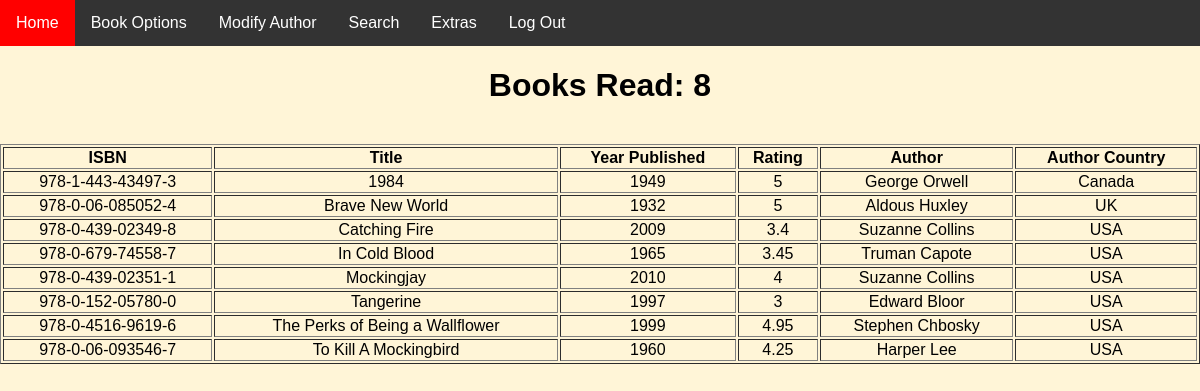
Page /informationPage (signed in) on the committed database.
### tables this page shows
CREATE TABLE Author (
    AuthorId INTEGER PRIMARY KEY AUTOINCREMENT,
    Country NVARCHAR(56) NOT NULL,
    FirstName NVARCHAR(24) NOT NULL,
    LastName NVARCHAR(24) NOT NULL
);

CREATE TABLE Book (
    ISBN NVARCHAR(17) PRIMARY KEY NOT NULL,
    Title NVARCHAR(255) NOT NULL,
    YearPublished INTEGER NOT NULL
);

CREATE TABLE Reads (
    Rating NUMERIC(3,2) NOT NULL,
    ISBN NVARCHAR(17) NOT NULL,
    UserId INTEGER NOT NULL,
    CONSTRAINT fk_Reads_Book FOREIGN KEY (ISBN) REFERENCES Book(ISBN),
    CONSTRAINT fk_Reads_Reader FOREIGN KEY (UserId) REFERENCES Reader(UserId)
);

### FlaskSQLiteProject/intro.py (the view)
@app.route('/informationPage')
def start():
    error = None
    results = None
    try:
        results = db.showBooks(person.getUserId())
    except:
        error = "No Books"
    try:
        data = db.getNumBooks(person.getUserId())
    except:
        data = 0
    return render_template('infoPage.html', error = error, results = results, data = data)

### FlaskSQLiteProject/database.py (called while the page is built)
    def showBooks(num):
        cur = conn.cursor()
        cur.execute('SELECT Book.ISBN, Title, YearPublished, Rating, FirstName, LastName, Country FROM Reads JOIN Book JOIN Writes JOIN Author ON Book.ISBN = Reads.ISBN AND Writes.ISBN = Book.ISBN AND Writes.AuthorId = Author.AuthorId WHERE UserId =:id ORDER BY Title ASC', {"id": num})
        data = cur.fetchall()
        return data

    def getNumBooks(Uid):
        cur = conn.cursor()
        cur.execute('SELECT count(*) FROM READS WHERE UserId =:id', {"id": Uid})
        data = cur.fetchall()
        for d in data:
            num = d[0]
        return num

### FlaskSQLiteProject/reader.py (called while the page is built)
    def getUserId(self):
        return self.userId

### FlaskSQLiteProject/templates/infoPage.html (shortened to what this page needs)
<html>
  <head>
    <link rel="stylesheet" href="{{ url_for('static', filename='css/style.css') }}">
  </head>
  <body style="background-color:#fff5d7;">
    <div class="navbar">
      <a href = "{{ url_for('start') }}">Home</a>
      <div class="dropdown">
    	<button class="dropbtn">Book Options
        </button>
      </div>
      <a href = "{{ url_for('modifyAuthor') }}">Modify Author</a>
      <div class="dropdown">
    	<button class="dropbtn">Search
        </button>
      </div>
        <div class="dropdown">
    	<button class="dropbtn">Extras
        </button>
      </div>
      <a href = "{{ url_for('logout') }}">Log Out</a>
    </div>
    <h1 style="text-align:center">Books Read: {{data}}</h1>
    {% if results %}
      <br>
      <table style="width:100%" border="1">
        <thead>
          <tr>
            <th>ISBN</th>
            <th>Title</th>
	    <th>Year Published</th>
	    <th>Rating</th>
            <th>Author </th>
	    <th>Author Country</th>
          </tr>
        </thead>
        {% for result in results%}
          <tr>
            <td style="text-align:center" >{{ result[0] }}</td>
            <td style="text-align:center" >{{ result[1] }}</td>
	    <td style="text-align:center" >{{ result[2] }}</td>
            <td style="text-align:center" >{{ result[3] }}</td>
	    <td style="text-align:center" >{{ result[4] + " " + result[5] }}</td>
	    <td style="text-align:center" >{{ result[6] }}</td>
          </tr>
        {% endfor %}
      </table>
    {% endif %}
  </body>
</html>

### FlaskSQLiteProject/static/css/style.css (style rules this page uses)
body { font-family: Arial, Helvetica, sans-serif; margin: 0; text-align: center; background-color:#fff5d7; }
.navbar { overflow: hidden; background-color: #333; }
.navbar a { float: left; font-size: 16px; color: white; text-align: center; padding: 14px 16px; text-decoration: none; }
.dropdown { float: left; overflow: hidden; }
.dropdown .dropbtn { font-size: 16px; border: none; outline: none; color: white; padding: 14px 16px; background-color: inherit; font-family: inherit; margin: 0; }

### rows in the picture
Author: ISBN "978-1-443-43497-3", Title "1984", YearPublished "1949", Rating "5", FirstName+LastName "George Orwell", Country "Canada"
Author: ISBN "978-0-06-085052-4", Title "Brave New World", YearPublished "1932", Rating "5", FirstName+LastName "Aldous Huxley", Country "UK"
Author: ISBN "978-0-439-02349-8", Title "Catching Fire", YearPublished "2009", Rating "3.4", FirstName+LastName "Suzanne Collins", Country "USA", ISBN "978-0-439-02351-1", Title "Mockingjay", YearPublished "2010", Rating "4"
Author: ISBN "978-0-679-74558-7", Title "In Cold Blood", YearPublished "1965", Rating "3.45", FirstName+LastName "Truman Capote", Country "USA"
Author: ISBN "978-0-152-05780-0", Title "Tangerine", YearPublished "1997", Rating "3", FirstName+LastName "Edward Bloor", Country "USA"
Author: ISBN "978-0-4516-9619-6", Title "The Perks of Being a Wallflower", YearPublished "1999", Rating "4.95", FirstName+LastName "Stephen Chbosky", Country "USA"
Author: ISBN "978-0-06-093546-7", Title "To Kill A Mockingbird", YearPublished "1960", Rating "4.25", FirstName+LastName "Harper Lee", Country "USA"

### other values in the picture
{{ data }} "8"
